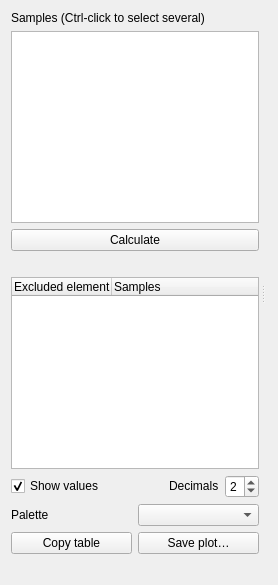
          <widget class="QWidget" name="sampleSimilarityTab">
           <attribute name="title">
            <string>Sample similarities</string>
           </attribute>
           <layout class="QVBoxLayout" name="sampleSimilarityTabLayout">
            <item>
             <widget class="QSplitter" name="sampleSimilaritySplitter">
              <property name="orientation">
               <enum>Qt::Horizontal</enum>
              </property>
              <property name="handleWidth">
               <number>8</number>
              </property>
              <widget class="QWidget" name="sampleSimilarityControls">
               <layout class="QVBoxLayout" name="sampleSimilarityControlsLayout" stretch="0,1,0,0,1,0,0,0">
                <item>
                 <widget class="QLabel" name="sampleSimilaritySamplesLabel">
                  <property name="wordWrap"><bool>true</bool></property>
                  <property name="sizePolicy">
                   <sizepolicy hsizetype="Preferred" vsizetype="Maximum">
                    <horstretch>0</horstretch>
                    <verstretch>0</verstretch>
                   </sizepolicy>
                  </property>
                  <property name="text">
                   <string>Samples (Ctrl-click to select several)</string>
                  </property>
                 </widget>
                </item>
                <item>
                 <widget class="QListWidget" name="sampleSimilaritySamples">
                  <property name="selectionMode">
                   <enum>QAbstractItemView::ExtendedSelection</enum>
                  </property>
                 </widget>
                </item>
                <item>
                 <widget class="QPushButton" name="calculateSampleSimilarities">
                  <property name="text">
                   <string>Calculate</string>
                  </property>
                 </widget>
                </item>
                <item>
                 <widget class="QLabel" name="sampleSimilaritySummary">
                  <property name="sizePolicy">
                   <sizepolicy hsizetype="Preferred" vsizetype="Maximum">
                    <horstretch>0</horstretch>
                    <verstretch>0</verstretch>
                   </sizepolicy>
                  </property>
                  <property name="text">
                   <string />
                  </property>
                  <property name="wordWrap">
                   <bool>true</bool>
                  </property>
                 </widget>
                </item>
                <item>
                 <widget class="QTreeWidget" name="sampleSimilarityExcluded">
                  <property name="selectionMode">
                   <enum>QAbstractItemView::NoSelection</enum>
                  </property>
                  <property name="rootIsDecorated">
                   <bool>false</bool>
                  </property>
                  <property name="itemsExpandable">
                   <bool>false</bool>
                  </property>
                  <column>
                   <property name="text">
                    <string>Excluded element</string>
                   </property>
                  </column>
                  <column>
                   <property name="text">
                    <string>Samples</string>
                   </property>
                  </column>
                 </widget>
                </item>
                <item>
                 <layout class="QHBoxLayout" name="sampleSimilarityDecimalsLayout">
                  <item>
                   <widget class="QCheckBox" name="showSampleSimilarityValues">
                    <property name="text">
                     <string>Show values</string>
                    </property>
                    <property name="checked">
                     <bool>true</bool>
                    </property>
                   </widget>
                  </item>
                  <item>
                   <spacer name="sampleSimilarityDecimalsSpacer">
                    <property name="orientation">
                     <enum>Qt::Horizontal</enum>
                    </property>
                    <property name="sizeType">
                     <enum>QSizePolicy::Expanding</enum>
                    </property>
                   <property name="sizeHint" stdset="0">
                    <size>
                     <width>0</width>
                     <height>0</height>
                    </size>
                   </property>
                   </spacer>
                  </item>
                  <item>
                   <widget class="QLabel" name="sampleSimilarityDecimalsLabel">
                    <property name="sizePolicy">
                     <sizepolicy hsizetype="Preferred" vsizetype="Maximum">
                      <horstretch>0</horstretch>
                      <verstretch>0</verstretch>
                     </sizepolicy>
                    </property>
                    <property name="text">
                     <string>Decimals</string>
                    </property>
                   </widget>
                  </item>
                  <item>
                   <widget class="QSpinBox" name="sampleSimilarityDecimals">
                    <property name="minimum">
                     <number>1</number>
                    </property>
                    <property name="maximum">
                     <number>6</number>
                    </property>
                    <property name="value">
                     <number>2</number>
                    </property>
                   </widget>
                  </item>
                </layout>
               </item>
               <item>
                <layout class="QHBoxLayout" name="sampleSimilarityPaletteLayout">
                 <item>
                  <widget class="QLabel" name="sampleSimilarityPaletteLabel">
                   <property name="text">
                    <string>Palette</string>
                   </property>
                  </widget>
                 </item>
                 <item>
                  <widget class="QComboBox" name="sampleSimilarityPalette" />
                 </item>
                </layout>
               </item>
               <item>
                <layout class="QHBoxLayout" name="sampleSimilarityActions">
                  <item>
                   <widget class="QPushButton" name="copySampleSimilarityTable">
                    <property name="text">
                     <string>Copy table</string>
                    </property>
                   </widget>
                  </item>
                  <item>
                   <widget class="QPushButton" name="saveSampleSimilarityPlot">
                    <property name="text">
                     <string>Save plot…</string>
                    </property>
                   </widget>
                  </item>
                 </layout>
                </item>
                <item>
                 <widget class="QLabel" name="sampleSimilarityStatus">
                  <property name="sizePolicy">
                   <sizepolicy hsizetype="Preferred" vsizetype="Maximum">
                    <horstretch>0</horstretch>
                    <verstretch>0</verstretch>
                   </sizepolicy>
                  </property>
                  <property name="text">
                   <string />
                  </property>
                  <property name="wordWrap">
                   <bool>true</bool>
                  </property>
                 </widget>
                </item>
               </layout>
              </widget>
              <widget class="QWidget" name="sampleSimilarityResults">
               <layout class="QVBoxLayout" name="sampleSimilarityResultsLayout">
                <item>
                 <widget class="QWidget" name="sampleSimilarityPlotHost" />
                </item>
               </layout>
              </widget>
             </widget>
            </item>
           </layout>
          </widget>
